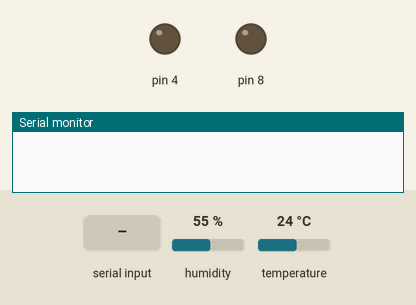
Bench run of a sketch on a simulated Arduino Mega 2560, built with avr-gcc and run on an emulated ATmega2560. Parts: output pins drawn as LEDs (lit = HIGH), the last lines printed to the serial monitor. Inputs (shaded band) come from the test bench; at power-on: humidity 55 %, temperature 24 °C.

Above: at 1.2 s.
1.3 s: "temp" received over Serial
At 1.42 s:
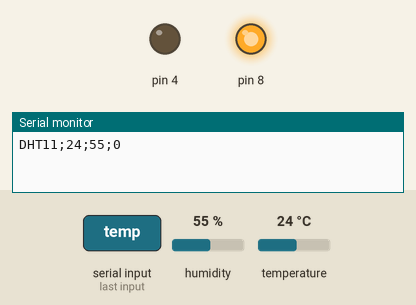
3.0 s: "changeLed" received over the second serial link
At 4.4 s:
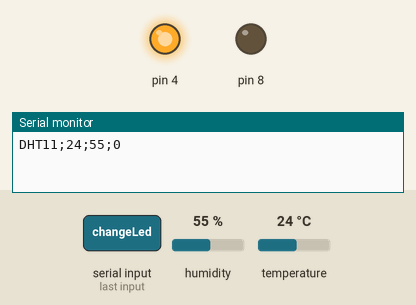
4.7 s: "blue" received over Serial
At 5.5 s:
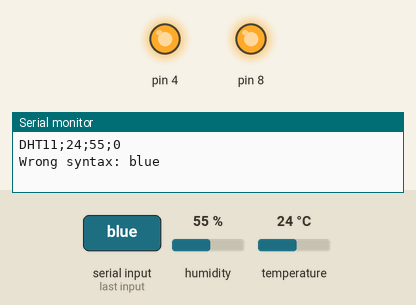
6.2 s: "changeLed" received over Serial
At 7.1 s:
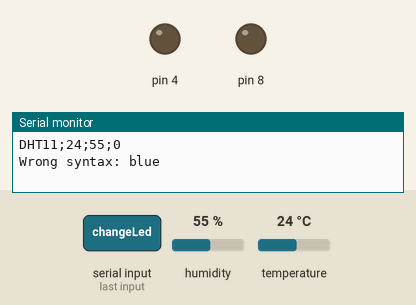
7.9 s: "red" received over the second serial link
At 8.7 s:
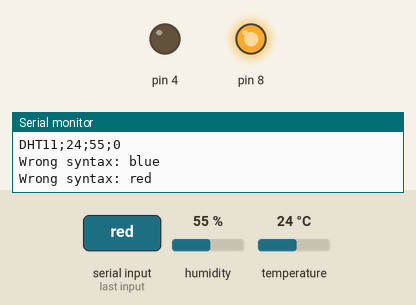
9.4 s: "1" received over the second serial link
At 10.9 s:
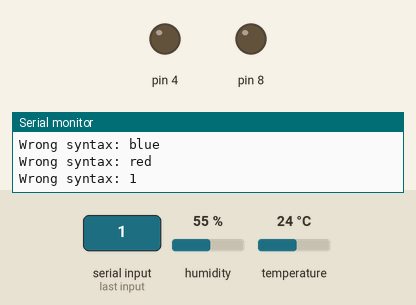
Timing chart, 0 to 11.9 s (numbered marks = the images above; inputs shaded):
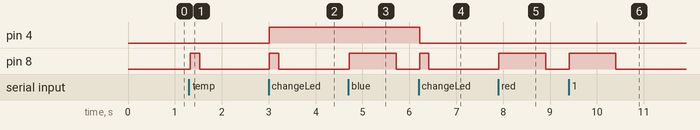

The sketch:

RN42.ino
```cpp
#include <dht.h>

dht DHT;

#define DHT11_PIN 7
int onoff = LOW;

void setup() {
  pinMode(4, OUTPUT);
  pinMode(8, OUTPUT);
  Serial.begin(115200);
  while (!Serial) { } //Moet weg indien geen seriële poort van de Arduino gebruikt wordt.
  Serial1.begin(115200);
  while (!Serial1) { }
}

void loop() {

  String t;
  while(Serial.available()) {
    t += (char)Serial.read();
  }

  while(Serial1.available()) {
    t += (char)Serial1.read();
  }

  if(t.length()) {
    if(t == "temp\r\n" || t == "temp") {
      int chk = DHT.read11(DHT11_PIN);
      String data = "DHT11;" + String((int) DHT.temperature);
             data += ";" + String((int) DHT.humidity) + ";" + onoff;
      Serial1.println(data);
      Serial.println(data);
      blinkLed("blue", 200);
      delay(500);
    }

    else if(t == "changeLed\r\n" || t == "changeLed") {
      onoff = !onoff;
      digitalWrite(4, onoff);
      blinkLed("blue", 200);
    }

    else {
      Serial.println("Wrong syntax: " + t);
      Serial1.println("Wrong syntax: " + t);
      blinkLed("blue", 1000);
    }
   }
   delay(20);
}

void blinkLed(String color, int time) {
  if (color == "blue") {
    digitalWrite(8, HIGH);
    delay(time);
    digitalWrite(8, LOW);
  }
  if (color == "red") {
    digitalWrite(4, HIGH);
    delay(time);
    digitalWrite(4, LOW);
  }
}
```

Measured:
- after the input at 1.3 s, pin 8: LOW → HIGH at once, → LOW 0.20 s later
- after the input at 3.0 s, pin 4: LOW → HIGH at once; pin 8: LOW → HIGH at once, → LOW 0.20 s later
- after the input at 4.7 s, pin 8: LOW → HIGH at once, → LOW 1.0 s later
- after the input at 6.2 s, pin 4: HIGH → LOW at once; pin 8: LOW → HIGH at once, → LOW 0.20 s later
- after the input at 7.9 s, pin 8: LOW → HIGH at once, → LOW 1.0 s later
- after the input at 9.4 s, pin 8: LOW → HIGH at once, → LOW 1.0 s later
